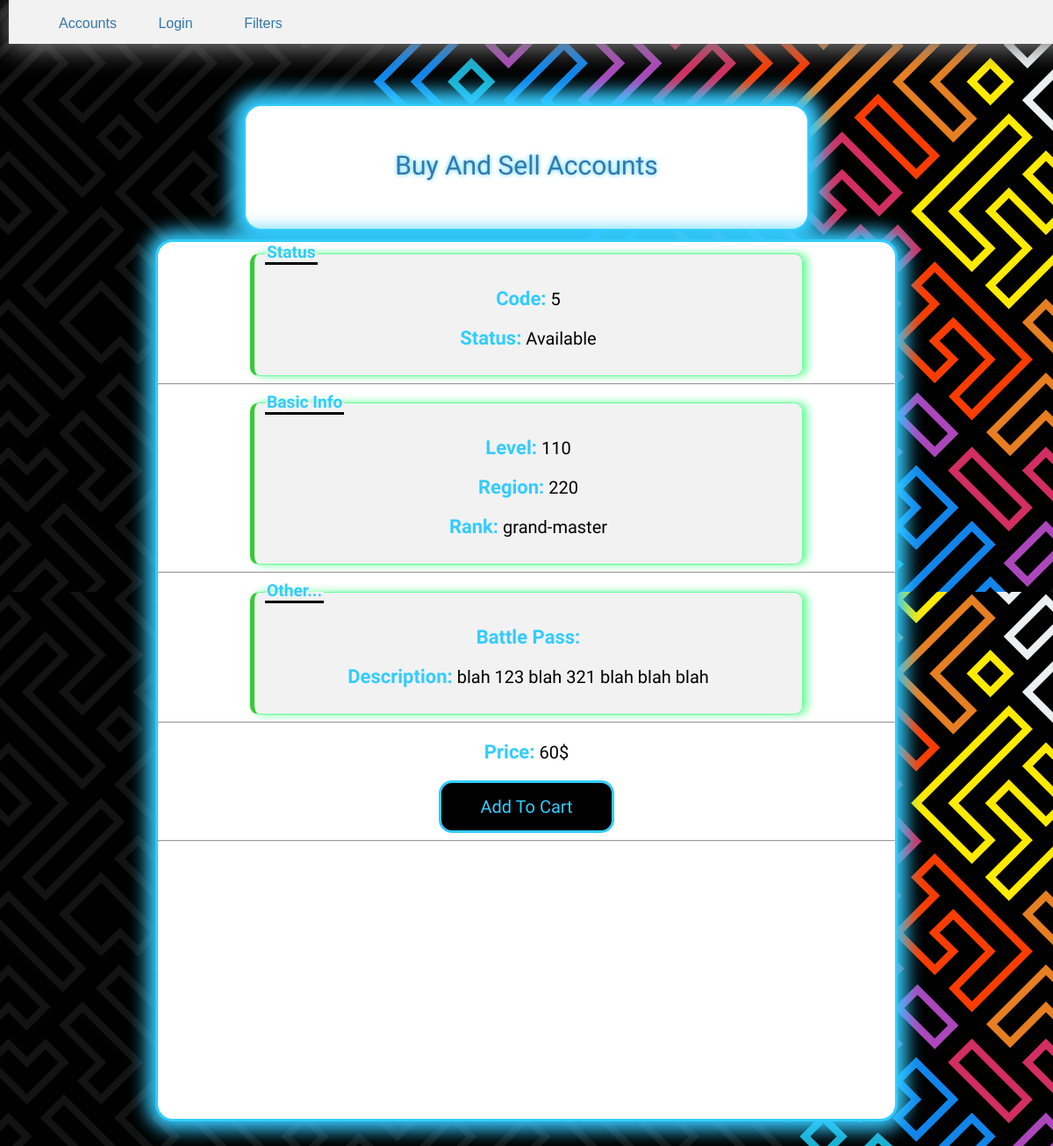
The page /5 on the database its author committed.
### Sell/models.py (models this page shows, shortened)
class Account(models.Model):
    code = models.IntegerField(primary_key=True, blank=True)
    w_code = models.IntegerField(blank=True, null=True)
    level = models.IntegerField()
    region_account = (
    ('220' , '220-هند'),
    ('360' , '360-ایران'),
    ('560' , '560-اروپا')
    )
    region = models.CharField(max_length=3 , choices= region_account, default='360')
    rank = models.CharField(max_length=300, blank=True)
    battle_pass = models.CharField(max_length= 400, blank=True)
    description = models.TextField(blank=True)
    price = models.IntegerField()
    S = (
    ('Available', 'Available'),
    ('Sold', 'Sold'),
    )
    status = models.CharField(max_length=9, choices=S, default='Available')
    S2 = (
    ('w', 'Wait4Publish'),
    ('p', 'Published')
    )
    p_status = models.CharField(max_length=1, choices=S2, default='p')

### Sell/views.py (the view)
# urls.py: re_path(r'^(?P<co>[0-9]{1})$', views.account_view, name='detail_view'),
def account_view(request, co):
    account_detail = get_object_or_404(models.Account, pk=co)
    p_names = []
    for p in account_detail.accountpictures_set.all():
        split_list = str(p.picture).split('/')
        p_names.append(split_list.pop())
    context = {
        'account' : account_detail,
        'account_picture' : account_detail.accountpictures_set.all(),
        'picturenames' : p_names,
     }
    return render(request, 'Sell/accounts_info.html', context)

### Sell/templates/Sell/accounts_info.html (shortened to what this page needs)
{% extends "Sell/index.html" %}
    {% block content %}
    {% if account %}
        <div class="info-container">
                <!--{% load static %}
                {% if account.p_status == 'p' %}
                <fieldset>
                <legend>Status</legend>
                <p id="p_account"><span id="p_title">Code:</span> {{account.code}}</p>
                <p id="p_account"><span id="p_title">Status:</span> {{account.status}}</p>
                {% else %}
                <p id="p_account"><span id="p_title">Code:</span> {{account.w_code}}</p>
                <p id="p_account"><span id="p_title">Status:</span> Waiting</p>
                {% endif %}
                </fieldset>
                <hr id="hr-1">
                <fieldset>
                <legend>Basic Info</legend>
                <p id="p_account"><span id="p_title">Level:</span> {{account.level}}</p>
                <p id="p_account"><span id="p_title">Region:</span> {{account.region}}</p>
                <p id="p_account"><span id="p_title">Rank:</span> {{account.rank}}</p>
                </fieldset>
                <hr id="hr-1">
                <fieldset>
                <legend>Other...</legend>
                <p id="p_account"><span id="p_title">Battle Pass:</span> {{account.battle_pass}}</p>
                <p id="p_account"><span id="p_title">Description:</span> {{account.description}}</p>
                </fieldset>
                <hr id="hr-1">
                <p id="p_account"><span id="p_title">Price:</span> {{account.price}}$</p>
                {% if account.status == 'Sold' %}
                <i><p style="color: red; font-weight:bold; font-size: 30px">Sold</p></i>
                {% elif account.p_status == 'w' %}
                <p style="color: #ffcc00; font-weight:bold; font-size: 30px">WaitForPublish</p>
                {% else %}
                <center><button id="ACButton">Add To Cart</button></center>
                {% endif %}
                <hr id="hr-1">
        </div>
    {% endif %}
    {% endblock %}

### Sell/static/Sell/index.css (style rules this page uses)
body { margin-top: 0; background-image: url('back2.jpg'); background-size: contain; font-family: 'Zen Kurenaido', sans-serif; }
#p_account { font-size: 20px; color: black }
#p_title { font-size: 22px; font-weight: bold; color: #33ccff }
#ACButton { color: #33ccff; width: 200px; height: 60px; background-color: black; border: solid #33ccff; border-radius: 15px; font-size: 20px; font-family: 'Zen Kurenaido', sans-serif; box-shadow: inset 0 0 0 0; transition: ease all 0.5s; cursor:pointer }
fieldset { background-color: #f2f2f2; border: solid 1px #66ff99; border-left: solid 5px #33cc33; border-radius: 10px; width: 600px; box-shadow: 5px 0 10px 0 #66ff99; }
legend { color: #33ccff; font-size: larger; font-weight: 800; border-bottom: solid black; }

### Sell/templates/Sell/topbar.html (style rules this page uses)
body { margin: 0px; padding: 0px; }

### rows shown on the page
Account: code "5", status "Available", level "110", region "220", rank "grand-master", description "blah 123 blah 321 blah blah blah", price "60"
